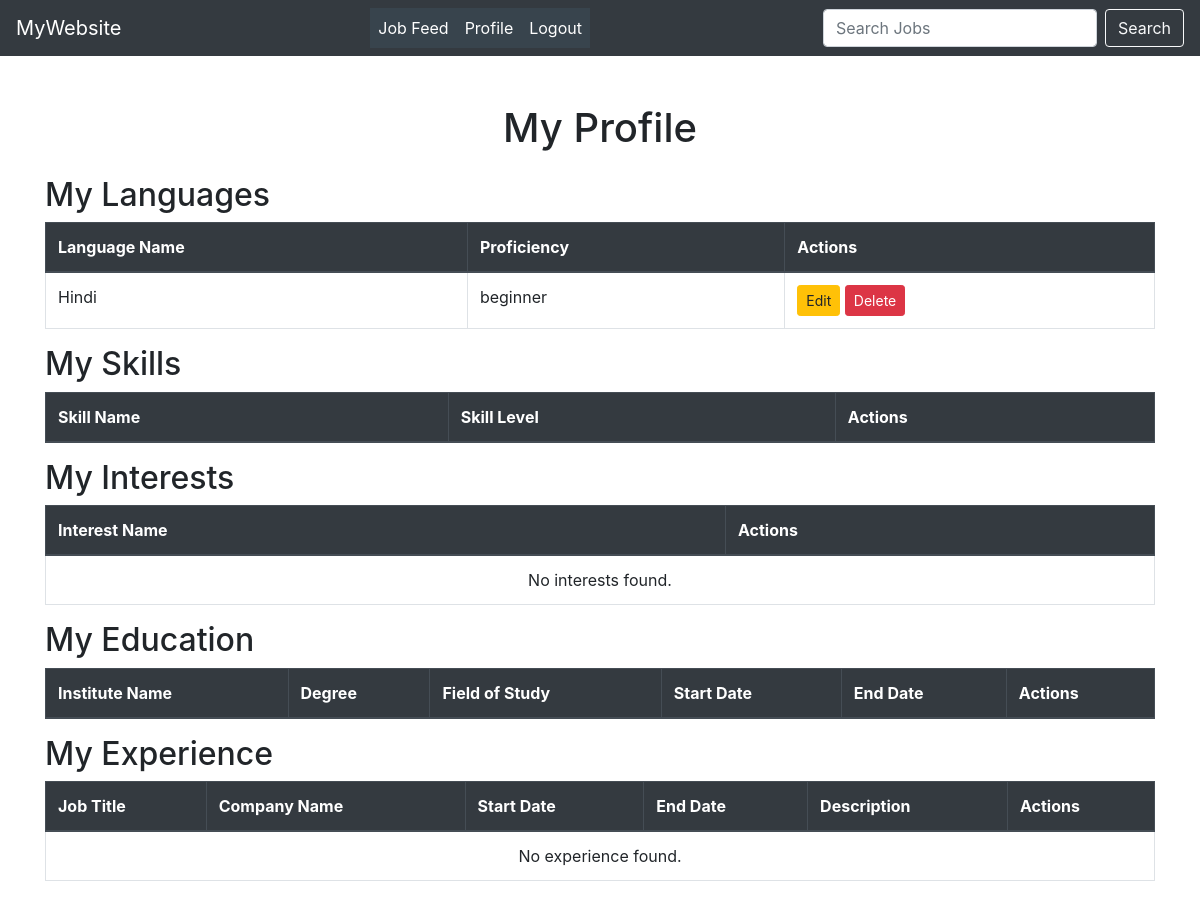
/MySettingsPage/ (signed in), run on an earlier commit of the app's database.
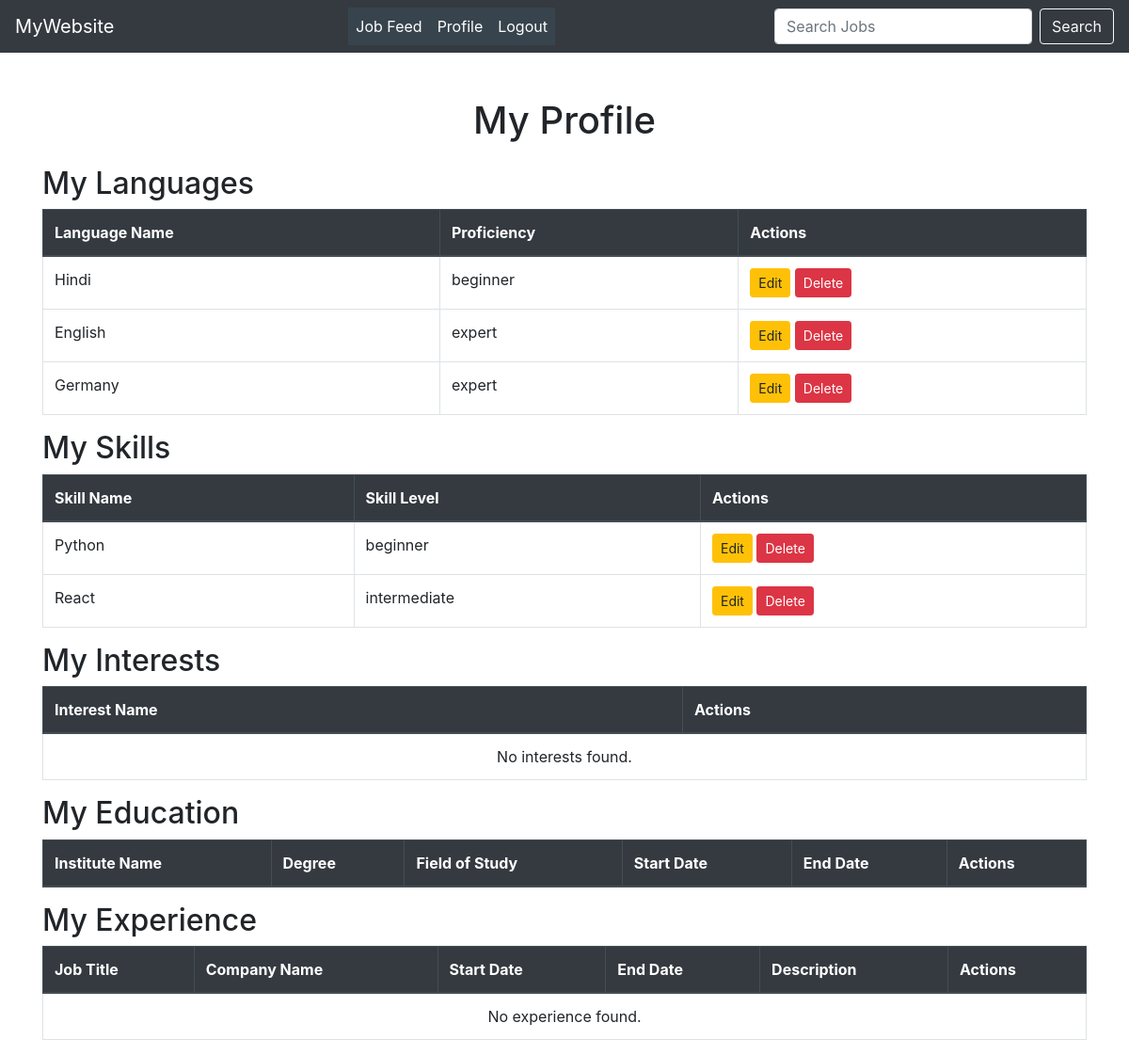
And on a later commit of the database.
### myApp/models.py (models this page shows, shortened)
class LanguageModel(models.Model):
    Proficiency_Level_Choices=[
        ('beginner','Beginner'),
        ('intermediate','Intermediate'),
        ('expert','Expert'),
    ]
    user=models.ForeignKey(CustomUser,null=True,on_delete=models.CASCADE)
    Language_Name=models.CharField(max_length=100,null=True)
    Proficiency_Level=models.CharField(choices=Proficiency_Level_Choices,max_length=100,null=True)
    class Meta:
        unique_together=['user','Language_Name']

class SkillModel(models.Model):
    Skill_Level_Choices=[
        ('beginner','Beginner'),
        ('intermediate','Intermediate'),
        ('expert','Expert'),
    ]
    user=models.ForeignKey(CustomUser,null=True,on_delete=models.CASCADE)
    Skill_Name=models.CharField(max_length=100,null=True)
    Skill_Level=models.CharField(choices=Skill_Level_Choices,max_length=100,null=True)
    class Meta:
        unique_together=['user','Skill_Name']

### myProject/views.py (the view)
# urls.py: path('MySettingsPage/',MySettingsPage,name="MySettingsPage"),
@login_required
def MySettingsPage(request):
    current_user=request.user
    myLanguage=LanguageModel.objects.filter(user=current_user)
    mySkill=SkillModel.objects.filter(user=current_user)
    myEducation=EducationModel.objects.filter(user=current_user)
    myInterest=InterestModel.objects.filter(user=current_user)
    myExperience=ExperienceModel.objects.filter(user=current_user)
    context={
        "myLanguage":myLanguage,
        "mySkill":mySkill,
        "myInterest":myInterest,
        'myEducation':myEducation,
        "myExperience":myExperience
    }
    return render(request,"MySettingsPage.html",context)

### Template/MySettingsPage.html (shortened to what the changed rows need)
{% extends 'base.html' %}
{% block body %}
<div class="container mt-5">
    <h1 class="text-center mb-4">My Profile</h1>
    <h2>My Languages</h2>
    <table class="table table-bordered table-hover">
        <thead class="thead-dark">
            <tr>
                <th>Language Name</th>
                <th>Proficiency</th>
                <th>Actions</th>
            </tr>
        </thead>
        <tbody>
            {% for i in myLanguage %}
            <tr>
                <td>{{ i.Language_Name }}</td>
                <td>{{ i.Proficiency_Level }}</td>
                <td>
                    <a href="{% url 'LanguageEditbyUser' i.id %}" class="btn btn-warning btn-sm">Edit</a>
                    <a href="{% url 'delete_language' i.id %}" class="btn btn-danger btn-sm">Delete</a>
                </td>
            </tr>
            {% endfor %}
        </tbody>
    </table>
    <h2>My Skills</h2>
    <table class="table table-bordered table-hover">
        <thead class="thead-dark">
            <tr>
                <th>Skill Name</th>
                <th>Skill Level</th>
                <th>Actions</th>
            </tr>
        </thead>
        <tbody>
            {% for i in mySkill %}
            <tr>
                <td>{{ i.Skill_Name }}</td>
                <td>{{ i.Skill_Level }}</td>
                <td>
                    <a href="{% url 'LanguageEditbyUser' i.id %}" class="btn btn-warning btn-sm">Edit</a>
                    <a href="{% url 'delete_skill' i.id %}" class="btn btn-danger btn-sm">Delete</a>
                </td>
            </tr>
            {% endfor %}
        </tbody>
    </table>
    <h2>My Interests</h2>
    <table class="table table-bordered table-hover">
        <thead class="thead-dark">
            <tr>
                <th>Interest Name</th>
                <th>Actions</th>
            </tr>
        </thead>
    </table>
    <h2>My Education</h2>
    <div class="table-scroll">
        <table class="table table-bordered table-hover">
            <thead class="thead-dark">
                <tr>
                    <th>Institute Name</th>
                    <th>Degree</th>
                    <th>Field of Study</th>
                    <th>Start Date</th>
                    <th>End Date</th>
                    <th>Actions</th>
                </tr>
            </thead>
        </table>
    </div>
    <h2>My Experience</h2>
    <div class="table-scroll">
        <table class="table table-bordered table-hover">
            <thead class="thead-dark">
                <tr>
                    <th>Job Title</th>
                    <th>Company Name</th>
                    <th>Start Date</th>
                    <th>End Date</th>
                    <th>Description</th>
                    <th>Actions</th>
                </tr>
            </thead>
        </table>
    </div>
</div>
<link rel="stylesheet" href="https://stackpath.bootstrapcdn.com/bootstrap/4.5.2/css/bootstrap.min.css">
</body>
</html>
{% endblock body %}

What changed in the data, as far as the page shows it:
added LanguageModel: Language_Name "English", Proficiency_Level "expert"
added LanguageModel: Language_Name "Germany", Proficiency_Level "expert"
added SkillModel: Skill_Name "Python", Skill_Level "beginner"
added SkillModel: Skill_Name "React", Skill_Level "intermediate"
